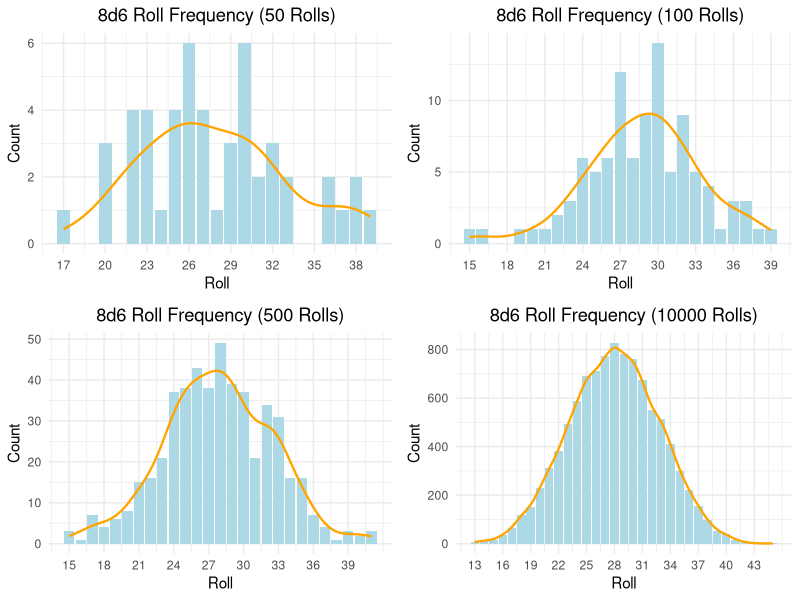

This chart was generated by the following R code:
library(tidyverse)
library(gridExtra)

fnc <- function(n){
  vec <- numeric(n)
  
  for(i in 1:n){
    vec[i] <- sum(sample(1:6, 8, replace = TRUE))
  }
  return(as.data.frame(vec))
}

plots <- list()

for(i in c(50, 100, 500, 10000)) {
  data <- fnc(i)
  plots[[as.character(i)]] <- data %>% 
    ggplot(aes(x = vec)) +
    geom_bar(fill = "lightblue", size = .5) +
    stat_density(geom = "line", aes(y = ..density.. * n), 
                 color = "orange", linewidth = .8) +
    scale_x_continuous(breaks = seq(min(data$vec), max(data$vec), by = 3)) +
    theme_minimal() +
    labs(title = paste0("8d6 Roll Frequency (", length(data$vec), " Rolls)"),
         x = "Roll",
         y = "Count") +
    theme(plot.title = element_text(hjust = .5))
}

grid.arrange(grobs = plots)


